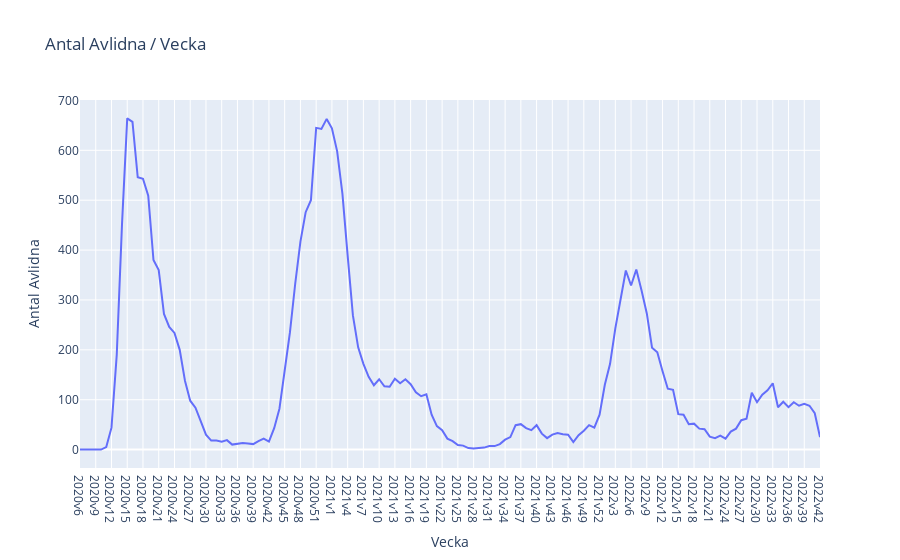

Here is the notebook cell this chart was saved with:
### Markdown cell above
## Plotting with Plotly Express

### Code cell
fig = px.line(df, x = "Vecka", y = "Antal Avlidna", title = "Antal Avlidna / Vecka")
fig.write_html("Visualiseringar/E1_avlidna_veckovis.html")
fig.show()

### Figure 1 — Plotly figure (JSON) as saved in the notebook; plotly's stock layout.template omitted (floating-point values rounded to 4 significant figures; data arrays with more than 128 entries replaced by an {"elided": "..."} marker saying what was removed)
{"data": [{"hovertemplate": "Vecka=%{x}<br>Antal Avlidna=%{y}<extra></extra>", "legendgroup": "", "line": {"color": "#636efa", "dash": "solid"}, "marker": {"symbol": "circle"}, "mode": "lines", "name": "", "orientation": "v", "showlegend": false, "type": "scatter", "x": {"elided": "142 str values"}, "xaxis": "x", "y": {"elided": "142 int values"}, "yaxis": "y"}], "layout": {"legend": {"tracegroupgap": 0}, "title": {"text": "Antal Avlidna / Vecka"}, "xaxis": {"anchor": "y", "domain": [0, 1], "title": {"text": "Vecka"}}, "yaxis": {"anchor": "x", "domain": [0, 1], "title": {"text": "Antal Avlidna"}}}}
